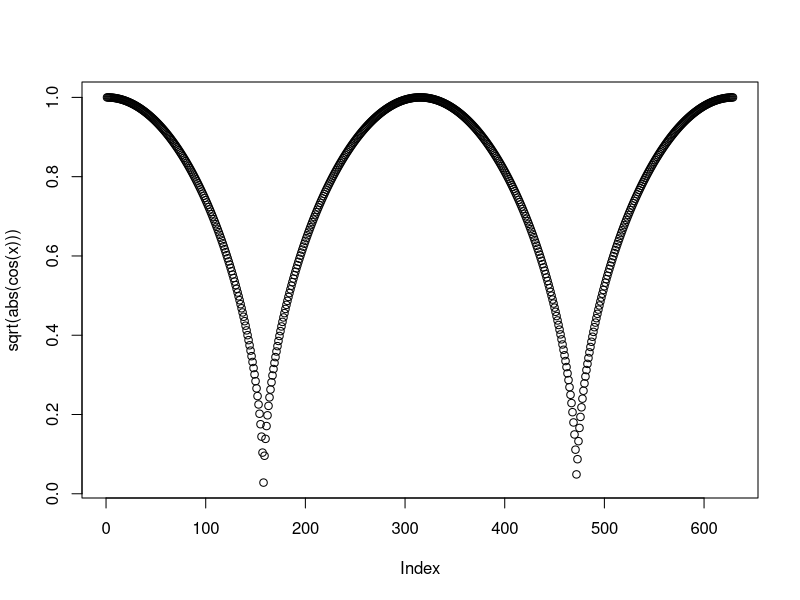
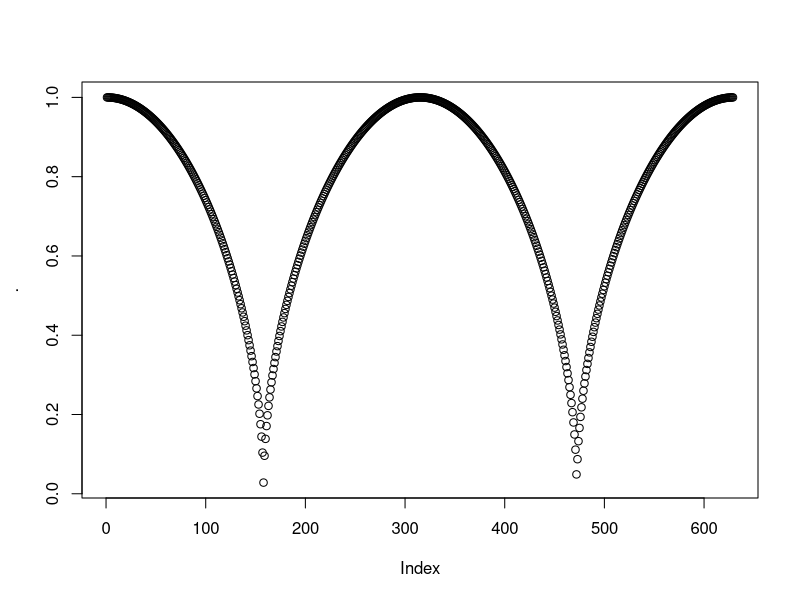
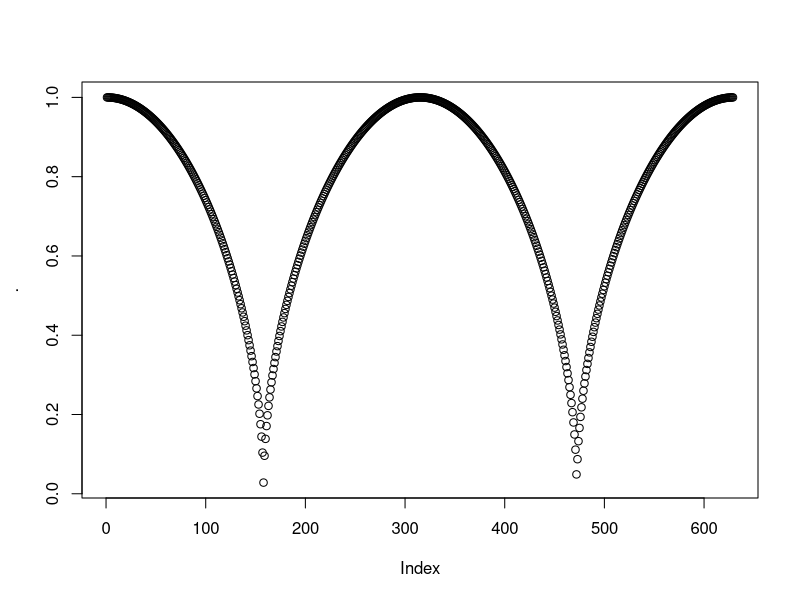
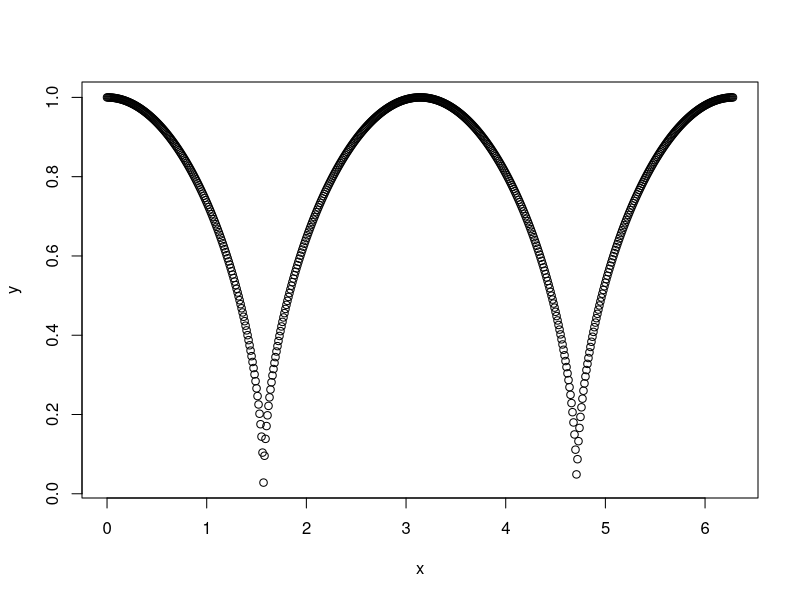
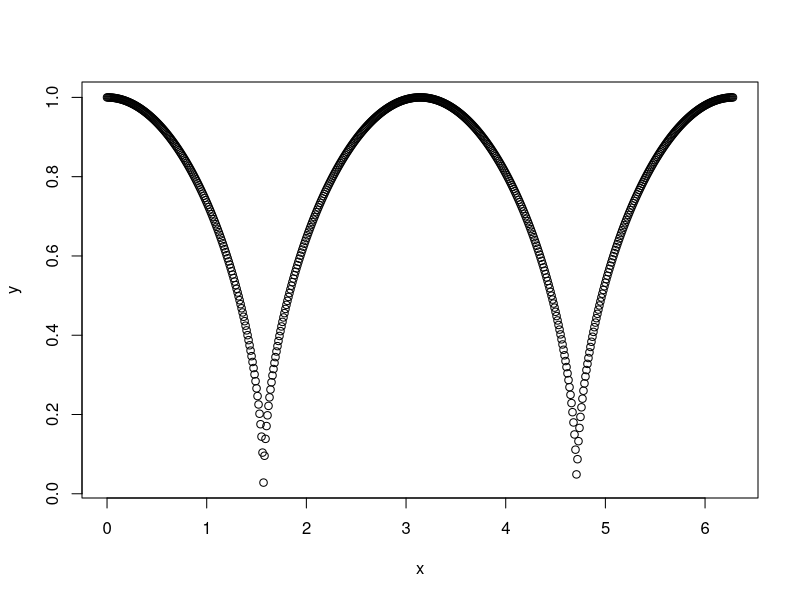
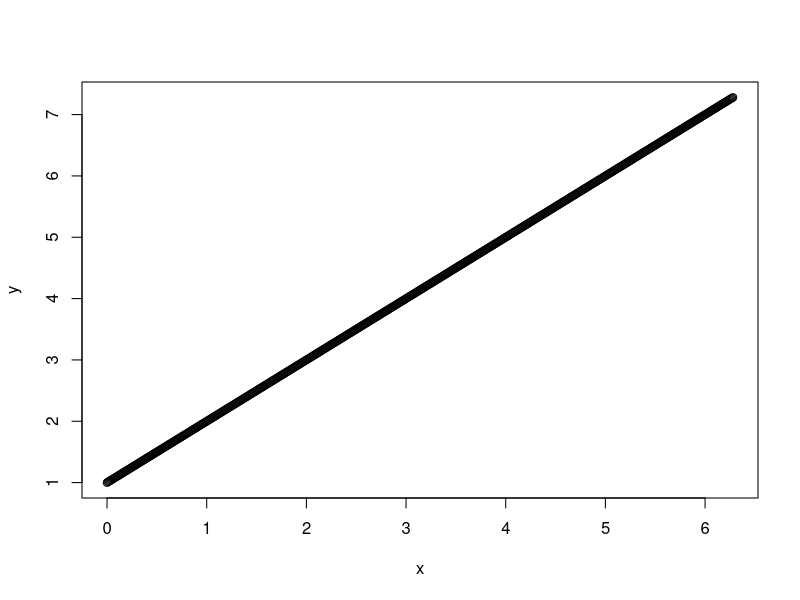

Recreate these plots in R, in order.
## ---- chunk 1
x <- seq(0, 2*pi, by = 0.01)

plot(sqrt(abs(cos(x))))
## ---- chunk 2
library(magrittr)

x %>% cos %>% abs %>% sqrt %>% plot
## ---- chunk 3
 myFun <- function(.){ 
  
 . <- cos( . )
 . <- abs( . )
 . <- sqrt( . )
 plot( . )
 
}
 
myFun(x)
## ---- chunk 4
plot(x = x, y = sqrt(abs(cos(x))), ylab = "y")
## ---- chunk 5
x %>% cos %>% abs %>% sqrt %>% plot(x = x, y = ., ylab = "y")
## ---- chunk 6
x %>% { plot(x = x, y = . + 1, ylab = "y") }
## ---- chunk 7
3 %>% { matrix(1 : (. * .), ncol = ., nrow = .) }
## ---- chunk 8
x <- list(letters[1:6], 2, 3, TRUE)

x %>% { matrix(.[[1]], nrow = .[[2]], ncol = .[[3]], byrow = .[[4]]) }
